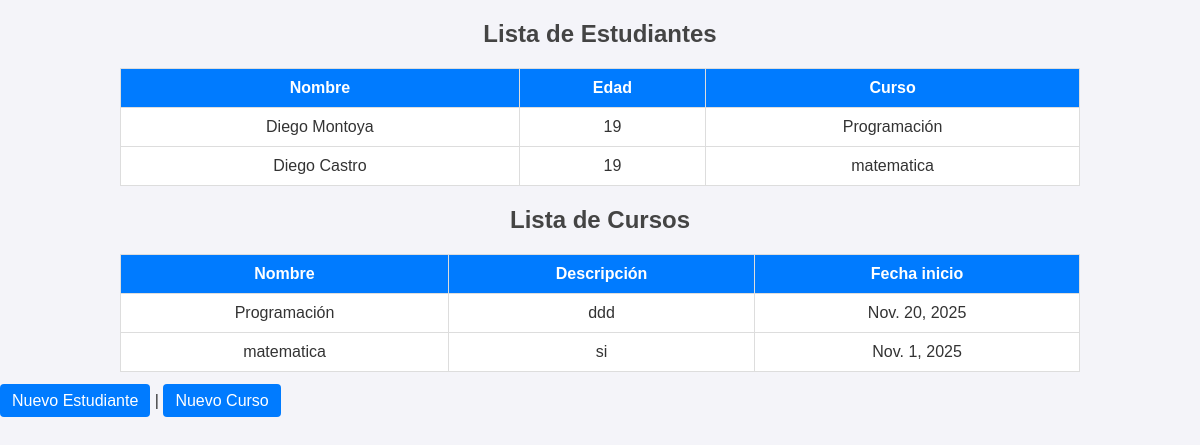
The page / on the database its author committed.
### pepsi/models.py (models this page shows, shortened)
class Estudiante(models.Model):
    nombre = models.CharField(max_length=100)
    edad = models.PositiveIntegerField()
    curso = models.ForeignKey(
        Curso,
        on_delete=models.CASCADE,
        related_name="estudiantes",
        null=True,
        blank=True
    )

class Curso(models.Model):
    nombre = models.CharField(max_length=100)
    descripcion = models.TextField(blank=True, null=True)
    fecha_inicio = models.DateField(blank=True, null=True)

### pepsi/views.py (the view)
# urls.py: path('', views.listaestu, name='listaestu'),
def listaestu(request):
    estudiantes = Estudiante.objects.select_related('curso').all()
    cursos = Curso.objects.all()
    return render(request, 'listaestud.html', {
        'estudiantes': estudiantes,
        'cursos': cursos
    })

### pepsi/templates/listaestud.html (shortened to what this page needs)
{% load static %}
<link rel="stylesheet" href="{% static 'css/base.css' %}">
<link rel="stylesheet" href="{% static 'css/estudiantes.css' %}">
<!DOCTYPE html>
<html lang="es">
<head>
</head>
<body>
    <h2>Lista de Estudiantes</h2>
    <table>
        <tr>
            <th>Nombre</th>
            <th>Edad</th>
            <th>Curso</th>
        </tr>
        {% for estudiante in estudiantes %}
        <tr>
            <td>{{ estudiante.nombre }}</td>
            <td>{{ estudiante.edad }}</td>
            <td>{{ estudiante.curso.nombre }}</td>
        </tr>
        {% empty %}
        <tr><td colspan="3">No hay estudiantes registrados aún.</td></tr>
        {% endfor %}
    </table>
    <h2>Lista de Cursos</h2>
    <table>
        <tr>
            <th>Nombre</th>
            <th>Descripción</th>
            <th>Fecha inicio</th>
        </tr>
        {% for curso in cursos %}
        <tr>
            <td>{{ curso.nombre }}</td>
            <td>{{ curso.descripcion }}</td>
            <td>{{ curso.fecha_inicio }}</td>
        </tr>
        {% empty %}
        <tr><td colspan="3">No hay cursos registrados aún.</td></tr>
        {% endfor %}
    </table>
    <div class="acciones">
        <a href="{% url 'crearestu' %}"> Nuevo Estudiante</a> |
        <a href="{% url 'crearcurso' %}"> Nuevo Curso</a>
    </div>
</body>
</html>

### static/css/base.css (style rules this page uses)
body { font-family: Arial, sans-serif; background-color: #f4f4f9; margin: 0; padding: 0; color: #333; }
h2 { text-align: center; margin-top: 20px; color: #444; }
button, a { background-color: #007bff; color: white; padding: 8px 12px; text-decoration: none; border-radius: 4px; border: none; cursor: pointer; }

### static/css/estudiantes.css (style rules this page uses)
table { width: 80%; margin: 20px auto; border-collapse: collapse; background-color: white; }
table th, table td { border: 1px solid #ddd; padding: 10px; text-align: center; }
table th { background-color: #007bff; color: white; }

### rows shown on the page
Estudiante: nombre "Diego Montoya", edad "19", curso.nombre "Programación"
Estudiante: nombre "Diego Castro", edad "19", curso.nombre "matematica"
Curso: nombre "Programación", descripcion "ddd", fecha_inicio "Nov. 20, 2025"
Curso: nombre "matematica", descripcion "si", fecha_inicio "Nov. 1, 2025"
